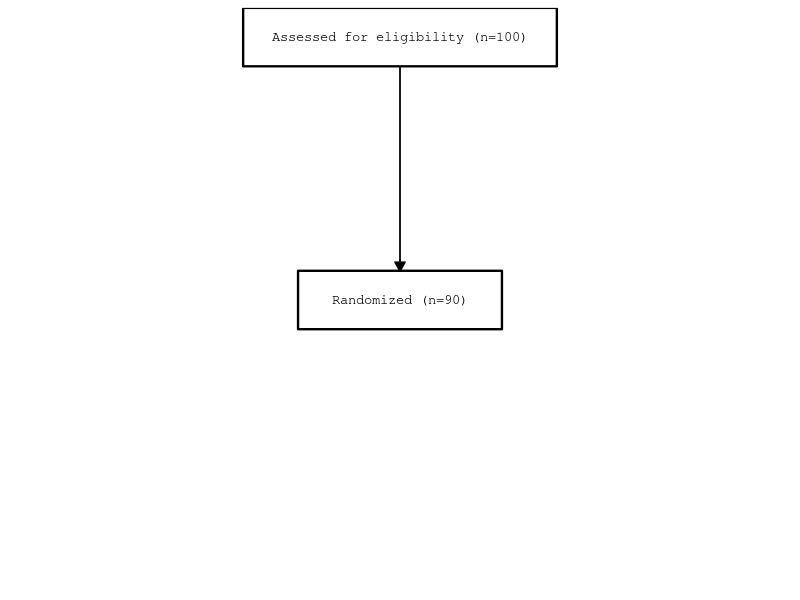

Here is the R script that generated this plot:
out <- Sys.getenv("OUT_DIR")
if (out == "") out <- getwd()
dir.create(out, showWarnings = FALSE, recursive = TRUE)

library(ggplot2)
library(dplyr)
library(grid)

# ---- helpers emulating macros/morioka/diagram_box.sas and diagram_line.sas ----

diagram_box <- function(boxid=1, left_x=10, top_y=100, right_x=30, bottom_y=90,
                        text="", text_just="center", text_size=10,
                        text_color="black", linecolor="black",
                        linepattern="solid", linethickness=1) {
  box_df <- data.frame(
    DIAGID = as.character(boxid),
    boxid  = boxid,
    box_x  = c(left_x, right_x, right_x, left_x),
    box_y  = c(top_y,  top_y,   bottom_y, bottom_y),
    stringsAsFactors = FALSE
  )
  x1 <- left_x;  y1 <- top_y
  x2 <- right_x; y2 <- top_y
  x3 <- right_x; y3 <- bottom_y
  x4 <- left_x;  y4 <- bottom_y
  den <- (x1 - x3) * (y2 - y4) - (y1 - y3) * (x2 - x4)
  if (den == 0) {
    warning("The diagonals are parallel or coincide. A quadrilateral cannot be formed.")
    text_x <- NA_real_; text_y <- NA_real_
    text_x2 <- NA_real_; text_y2 <- NA_real_
  } else {
    num1 <- (x1 * y3 - y1 * x3)
    num2 <- (x2 * y4 - y2 * x4)
    cx <- (num1 * (x2 - x4) - (x1 - x3) * num2) / den
    cy <- (num1 * (y2 - y4) - (y1 - y3) * num2) / den
    if (toupper(text_just) != "LEFT") {
      text_x <- cx; text_y <- cy
      text_x2 <- NA_real_; text_y2 <- NA_real_
    } else {
      text_x <- NA_real_; text_y <- NA_real_
      text_x2 <- x1 + 1; text_y2 <- cy
    }
  }
  if (toupper(text_just) != "LEFT") {
    text_df <- data.frame(
      text_x = text_x, text_y = text_y,
      text_x2 = NA_real_, text_y2 = NA_real_,
      text = as.character(text), text2 = NA_character_,
      sizeresponse = text_size,
      DIAGID = as.character(boxid),
      stringsAsFactors = FALSE
    )
  } else {
    text_df <- data.frame(
      text_x = NA_real_, text_y = NA_real_,
      text_x2 = text_x2, text_y2 = text_y2,
      text = NA_character_, text2 = as.character(text),
      sizeresponse = text_size,
      DIAGID = as.character(boxid),
      stringsAsFactors = FALSE
    )
  }
  style_df <- data.frame(
    id = "DIAGID", value = as.character(boxid),
    textcolor = text_color, linecolor = linecolor,
    linepattern = linepattern, linethickness = linethickness,
    stringsAsFactors = FALSE
  )
  list(box = box_df, text = text_df, style = style_df)
}

diagram_line <- function(lineid=1, start_x=30, start_y=90,
                         midpoint_x=NULL, midpoint_y=NULL,
                         end_x=30, end_y=60,
                         linecolor="black", linepattern="solid", linethickness=1) {
  if (!is.null(midpoint_x) && !is.null(midpoint_y) &&
      !is.na(midpoint_x) && !is.na(midpoint_y)) {
    lx <- c(start_x, midpoint_x, end_x)
    ly <- c(start_y, midpoint_y, end_y)
  } else {
    lx <- c(start_x, end_x)
    ly <- c(start_y, end_y)
  }
  line_df <- data.frame(
    lineid = lineid,
    line_x = lx,
    line_y = ly,
    stringsAsFactors = FALSE,
    check.names = FALSE
  )
  line_df[["_LINEID"]] <- as.character(lineid)
  line_df <- line_df[, c("_LINEID", "lineid", "line_x", "line_y")]
  style_df <- data.frame(
    id = "_LINEID", value = as.character(lineid),
    linecolor = linecolor, linepattern = linepattern,
    linethickness = linethickness,
    stringsAsFactors = FALSE
  )
  list(line = line_df, style = style_df)
}

# ---- benchmark driver: usage example from header ----
# %diagram_box(boxid=1, left_x=30, top_y=100, right_x=70, bottom_y=90, text=Assessed for eligibility (n=100));
# %diagram_line(lineid=1, start_x=50, start_y=90, end_x=50, end_y=55);
# %diagram_box(boxid=2, left_x=37, top_y=55, right_x=63, bottom_y=45, text=Randomized (n=90));
# %diagram_plot(minx=0, maxx=100, miny=0, maxy=100);

b1 <- diagram_box(boxid=1, left_x=30, top_y=100, right_x=70, bottom_y=90,
                  text="Assessed for eligibility (n=100)")
l1 <- diagram_line(lineid=1, start_x=50, start_y=90, end_x=50, end_y=55)
b2 <- diagram_box(boxid=2, left_x=37, top_y=55, right_x=63, bottom_y=45,
                  text="Randomized (n=90)")

diagram_box_1 <- b1$box
diagram_box_text_1 <- b1$text
diagram_box_2 <- b2$box
diagram_box_text_2 <- b2$text
diagram_line_1 <- l1$line

# ---- plot_diag: SET diagram_: (all datasets prefixed diagram_) ----
plot_diag <- dplyr::bind_rows(diagram_box_1, diagram_box_text_1,
                              diagram_line_1, diagram_box_2, diagram_box_text_2)

# order columns like SAS SET would expose them
desired <- c("DIAGID","boxid","box_x","box_y","text_x","text_y","text_x2",
             "text_y2","text","text2","sizeresponse","_LINEID","lineid","line_x","line_y")
for (nm in desired) {
  if (!nm %in% names(plot_diag)) plot_diag[[nm]] <- NA
}
plot_diag <- plot_diag[, desired]

# CSV of the plotted data
write.csv(plot_diag, file.path(out, "sgplot.csv"), row.names = FALSE, na = "")

# ---- prepare data for ggplot (emulate PROC SGPLOT polygon / text / series) ----
boxes <- plot_diag[!is.na(plot_diag$box_x) & !is.na(plot_diag$box_y), ]
box_text_center <- plot_diag[!is.na(plot_diag$text_x) & !is.na(plot_diag$text) & !is.na(plot_diag$text_y), ]
box_text_left <- plot_diag[!is.na(plot_diag$text_x2) & !is.na(plot_diag$text2), ]
lines <- plot_diag[!is.na(plot_diag$line_x) & !is.na(plot_diag$line_y), ]

# SPLITCHAR='#' with SPLITALWAYS -> line breaks
if (nrow(box_text_center) > 0) {
  box_text_center$label <- gsub("#", "\n", box_text_center$text, fixed = TRUE)
}
if (nrow(box_text_left) > 0) {
  box_text_left$label2 <- gsub("#", "\n", box_text_left$text2, fixed = TRUE)
}

minx <- 0; maxx <- 100; miny <- 0; maxy <- 100
text_font <- "mono"

p <- ggplot() +
  geom_polygon(data = boxes,
               aes(x = box_x, y = box_y, group = boxid),
               fill = "white", colour = "black", linewidth = 0.8, lineend = "square") +
  geom_path(data = lines,
            aes(x = line_x, y = line_y, group = lineid),
            colour = "black", linewidth = 0.6, lineend = "butt",
            arrow = grid::arrow(type = "closed", length = grid::unit(0.25, "cm"))) +
  geom_text(data = box_text_center,
            aes(x = text_x, y = text_y, label = label),
            family = text_font, size = 3.5, colour = "black",
            hjust = 0.5, vjust = 0.5, lineheight = 1.0) +
  coord_cartesian(xlim = c(minx, maxx), ylim = c(miny, maxy), expand = FALSE) +
  theme_void() +
  theme(plot.margin = grid::unit(c(0.2, 0.2, 0.2, 0.2), "cm"),
        panel.background = element_rect(fill = "white", colour = NA),
        plot.background = element_rect(fill = "white", colour = NA))

if (nrow(box_text_left) > 0) {
  p <- p + geom_text(data = box_text_left,
                     aes(x = text_x2, y = text_y2, label = label2),
                     family = text_font, size = 3.5, colour = "black",
                     hjust = 0, vjust = 0.5, lineheight = 1.0)
}

ggsave(file.path(out, "sgplot.png"), plot = p, width = 8, height = 8, dpi = 300, bg = "white")
